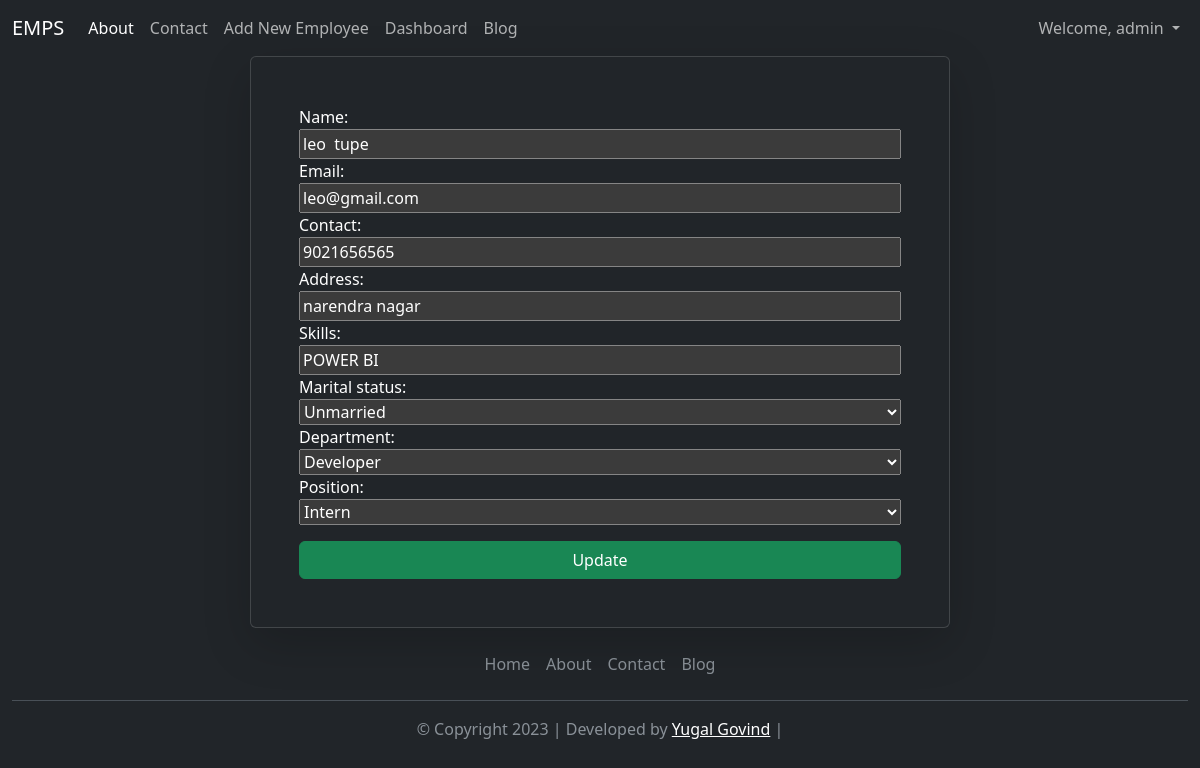
Screenshot of /update/12/ (signed in) with the database file from the repository.
### app1/models.py (models this page shows, shortened)
class Employees(models.Model):
    name = models.CharField(max_length=255, null=False)
    email = models.EmailField(unique=True, null=False)
    contact = models.CharField(max_length=20)
    address = models.CharField(max_length=100)
    skills = models.CharField(max_length=100, null=False)
    marital_status = models.CharField(max_length=20, null=False)
    department = models.CharField(max_length=50, null=False)
    position = models.CharField(max_length=50, null=False)

### app1/views.py (the view)
# urls.py: path('update/<int:id>/', update, name='update'),
@login_required(login_url='/login_page')
def update(request, id):
    employee = Employees.objects.get(id = id)
    form = EmployeeForm(instance = employee)
    if request.method == 'POST':
        form = EmployeeForm(request.POST, instance = employee)
        if form.is_valid():
            form.save()
            return redirect('/dashboard')
    context = {'form':form}
    messages.success(request, 'Updation Complete.')
    return render (request, 'update.html', context)

### app1/forms.py
class EmployeeForm(forms.ModelForm):
    marital_status = forms.ChoiceField(choices=(('Married', 'Married'), ('Unmarried', 'Unmarried')))
    department = forms.ChoiceField(choices=(('Testing', 'Testing'),('Developer', 'Developer'), ('Ui', 'UI'), ('HR','HR'), ('Marketing', 'Marketing')))
    position = forms.ChoiceField(choices=(('Senior_developer', 'Senior Developer'), ('Junior_developer', 'Junior   Developer'), ( 'Intern','Intern'), ( 'Tester', 'Tester'), ( 'Digital Marketer','Digital marketing')))
    class Meta:
        model = Employees
        fields = ['name', 'email', 'contact', 'address',
                  'skills', 'marital_status', 'department', 'position']

### app1/templates/update.html (shortened to what this page needs)
{% extends 'base.html' %}
{% block start %}
{% load static %}
<div class="container  pe-auto">
  <form method="post" class=" card shadow-lg text-bg-dark p-5 ms-auto me-auto" style=" width: 700px;">
   {{form}}
    <input type="submit" class="btn btn-success mt-3" value = "Update" onclick="employeeUpdate()"Update </>
  </form>
</div>
{% endblock %}

### app1/templates/base.html (shortened to what this page needs)
<!DOCTYPE html>
{% load static %}
<html lang="en" data-bs-theme="dark">
    <head>
    <link href="https://cdn.jsdelivr.net/npm/bootstrap@5.3.0-alpha3/dist/css/bootstrap.min.css" rel="stylesheet"
>
    <link rel="stylesheet" href="https://cdnjs.cloudflare.com/ajax/libs/font-awesome/4.7.0/css/font-awesome.min.css">
</head>
<body>
    <div class="container-fluid ">
        <nav class="navbar navbar-expand-lg ">
            <a class="navbar-brand" href="{% url 'home' %}">EMPS</a>
            <div class="collapse navbar-collapse" id="navbarSupportedContent">
                <ul class="navbar-nav me-auto mb-2 mb-lg-0">
                    <li class="nav-item">
                        <a class="nav-link active" aria-current="page" href="{% url 'about' %}">About</a>
                    </li>
                    <li class="nav-item">
                        <a class="nav-link" href="{% url 'contact' %}">Contact</a>
                    </li>
                    <li class="nav-item">
                        <a class="nav-link" href="{% url 'registration' %}">Add New Employee</a>
                    </li>
                    <li class="nav-item">
                        <a class="nav-link" href="{% url 'dashboard' %}">Dashboard</a>
                    </li>
                    <li class="nav-item">
                        <a class="nav-link" href="{% url 'blog' %}">Blog</a>
                    </li>
                </ul>
                <form role="search" class="d-flex">
                    {% if request.user.is_authenticated %}
                    <ul class="navbar-nav mr-auto">
                        <li class="nav-item dropdown">
                            <a class="nav-link dropdown-toggle" href="{% url 'blog' %}" role="button"
                                data-bs-toggle="dropdown" aria-expanded="false">
                                Welcome, {{request.user.username}}
                            </a>
                        </li>
                    </ul>
                    {% else %}
                    <a class="btn btn-success" type="submit" href="{% url 'login_page' %}"> Login</a>
                    {% endif %}
                </form>
            </div>
        </nav>
    </div>
    {% block start %}
    {% endblock %}
    <div class="container-fluid">
        <footer class="py-3 ">
            <ul class="nav justify-content-center border-bottom pb-3 mb-3">
                <li class="nav-item"><a href="{% url 'home' %}" class="nav-link px-2 text-body-secondary">Home</a></li>
                <li class="nav-item"><a href="{% url 'about' %}" class="nav-link px-2 text-body-secondary">About</a>
                </li>
                <li class="nav-item"><a href="{% url 'contact' %}" class="nav-link px-2 text-body-secondary">Contact</a>
                </li>
                <li class="nav-item"><a href="{% url 'blog' %}" class="nav-link px-2 text-body-secondary">Blog</a></li>
            </ul>
            <p class="text-center text-body-secondary">© Copyright 2023 | Developed by <a
                    href="https://yugalgovind.onrender.com/" style="color: white;">Yugal Govind</a> | </p>
        </footer>
    </div>
</body>
</html>

### rows the page displays
Employees: name "leo tupe", email "leo@gmail.com", contact "9021656565", address "narendra nagar", skills "POWER BI", marital_status "Unmarried", department "Developer", position "Intern"

### other values shown
{{ request.user.username }} "admin"
